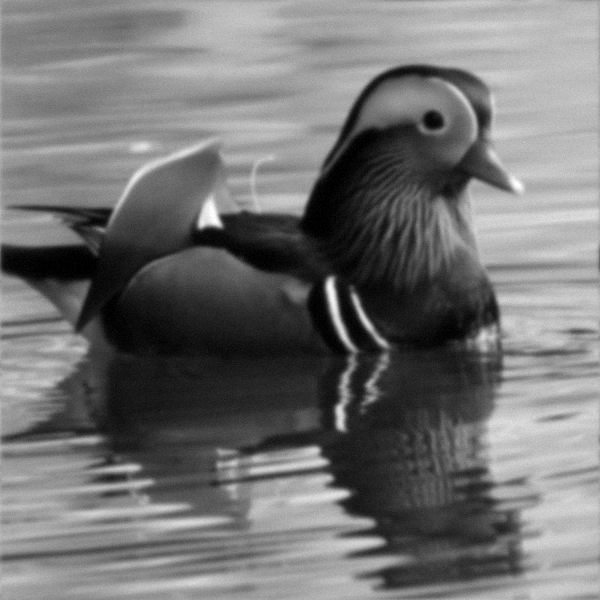
#> input picture hw3/Bird2_degraded.tif, 600 x 600 px, given in place of Bird 2.tif, which was not available
$ python '許智湧_hw2.py' hw3/Bird2_degraded.tif
#> lines starting #> are read from the running program, lines starting #| are printed output that depends on the picture; pictures that were not available may be replaced by others from this repository, and a replacement may not be noted
from __future__ import print_function
import sys
import cv2 as cv
import numpy as np


def print_help():
    print('''
    This program demonstrated the use of the discrete Fourier transform (DFT).
    The dft of an image is taken and it's power spectrum is displayed.
    Usage:
    discrete_fourier_transform.py [image_name -- default lena.jpg]''')


def main(argv):
    print_help()
    filename = argv[0] if len(argv) > 0 else 'lena.jpg'
    I = cv.imread("d:\\pme22_project\\opencv-Training\\hw2\\Bird 2.tif", cv.IMREAD_GRAYSCALE)
#> I is the input picture: shape (600, 600); min 0, max 255, mean 114.8
    if I is None:
        print('Error opening image')
        return -1

    rows, cols = I.shape
#> rows = 600; cols = 600
    m = cv.getOptimalDFTSize(rows)
#> m = 600
    n = cv.getOptimalDFTSize(cols)
#> n = 600
    padded = cv.copyMakeBorder(I, 0, m - rows, 0, n - cols, cv.BORDER_CONSTANT, value=[0, 0, 0])

    planes = [np.float32(padded), np.zeros(padded.shape, np.float32)]
    complexI = cv.merge(planes)  # Add to the expanded another plane with zeros

    cv.dft(complexI, complexI)  # this way the result may fit in the source matrix

    cv.split(complexI, planes)  # planes[0] = Re(DFT(I), planes[1] = Im(DFT(I))
    cv.magnitude(planes[0], planes[1], planes[0])  # planes[0] = magnitude
    magI = planes[0]

    matOfOnes = np.ones(magI.shape, dtype=magI.dtype)
    cv.add(matOfOnes, magI, magI)  # switch to logarithmic scale
#> matOfOnes: shape (600, 600) float32; every value is 1
    cv.log(magI, magI)

    magI_rows, magI_cols = magI.shape
#> magI_rows = 600; magI_cols = 600
    # crop the spectrum, if it has an odd number of rows or columns
    magI = magI[0:(magI_rows & -2), 0:(magI_cols & -2)]
    cx = int(magI_rows / 2)
#> cx = 300
    cy = int(magI_cols / 2)
#> cy = 300
    q0 = magI[0:cx, 0:cy]  # Top-Left - Create a ROI per quadrant
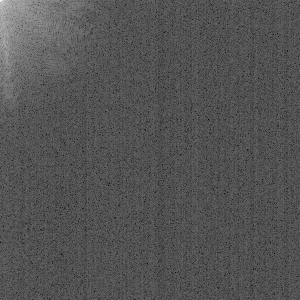
#> q0: shape (300, 300) float32; min 2.34, max 17.54, mean 7.36; drawn with min black and max white
    q1 = magI[cx:cx + cx, 0:cy]  # Top-Right
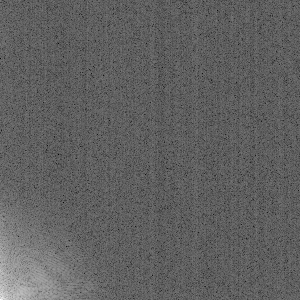
#> q1: shape (300, 300) float32; min 2.11, max 15.87, mean 7.34; drawn with min black and max white
    q2 = magI[0:cx, cy:cy + cy]  # Bottom-Left
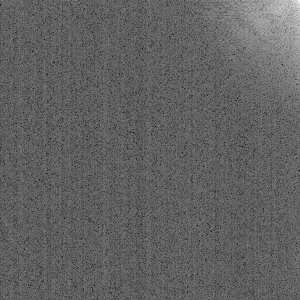
#> q2: shape (300, 300) float32; min 2.11, max 15.65, mean 7.34; drawn with min black and max white
    q3 = magI[cx:cx + cx, cy:cy + cy]  # Bottom-Right
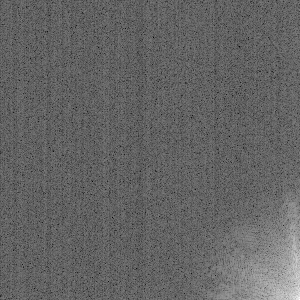
#> q3: shape (300, 300) float32; min 2.34, max 15.02, mean 7.35; drawn with min black and max white
    tmp = np.copy(q0)  # swap quadrants (Top-Left with Bottom-Right)
    magI[0:cx, 0:cy] = q3
    magI[cx:cx + cx, cy:cy + cy] = tmp
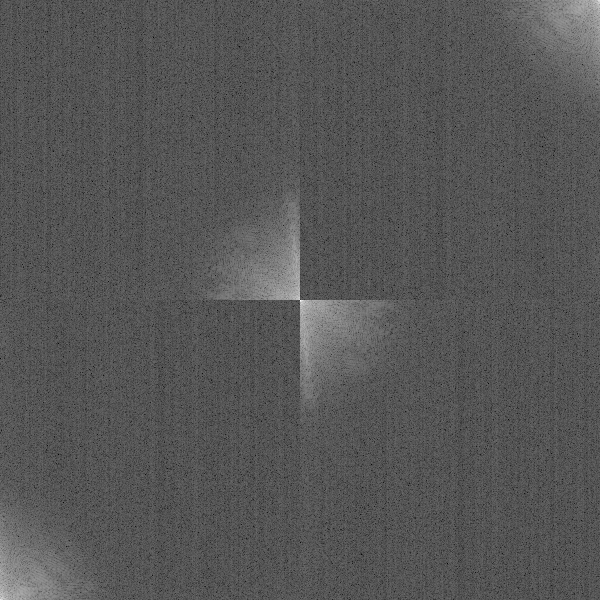
#> magI: shape (600, 600) float32; min 2.11, max 17.54, mean 7.35; drawn with min black and max white
    tmp = np.copy(q1)  # swap quadrant (Top-Right with Bottom-Left)
    magI[cx:cx + cx, 0:cy] = q2
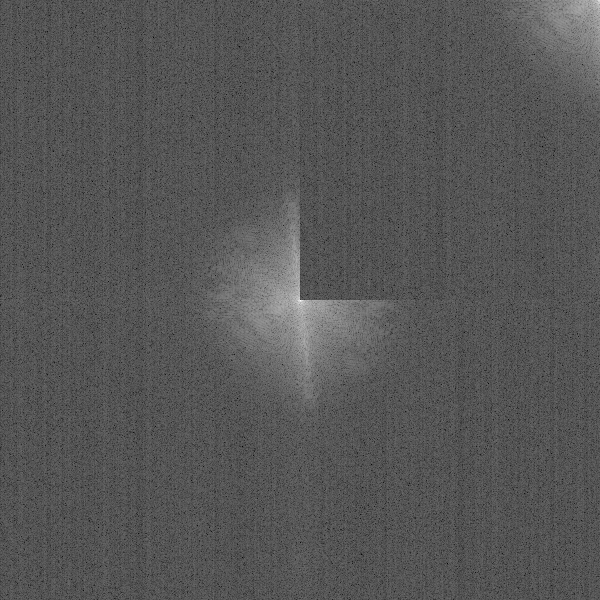
#> magI: shape (600, 600) float32; min 2.11, max 17.54, mean 7.35; drawn with min black and max white
    magI[0:cx, cy:cy + cy] = tmp
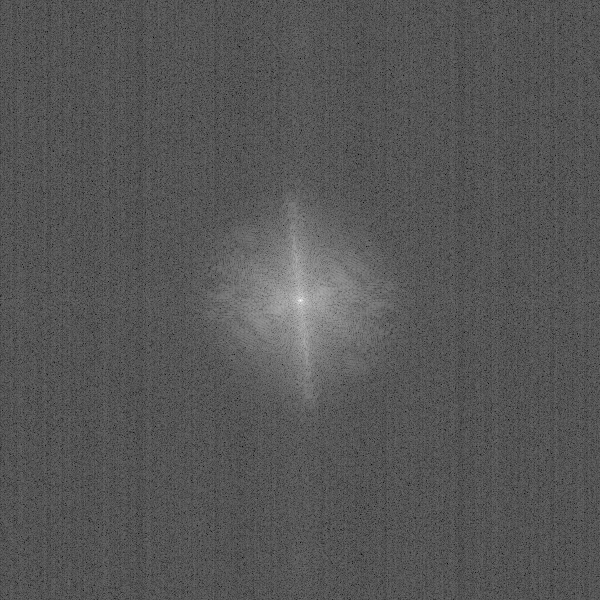
#> magI: shape (600, 600) float32; min 2.11, max 17.54, mean 7.35; drawn with min black and max white

    cv.normalize(magI, magI, 0, 1, cv.NORM_MINMAX)  # Transform the matrix with float values into a

    cv.imshow("Input Image", I)  # Show the result
    cv.imshow("spectrum magnitude", magI)
    cv.waitKey()


if __name__ == "__main__":
    main(sys.argv[1:])
